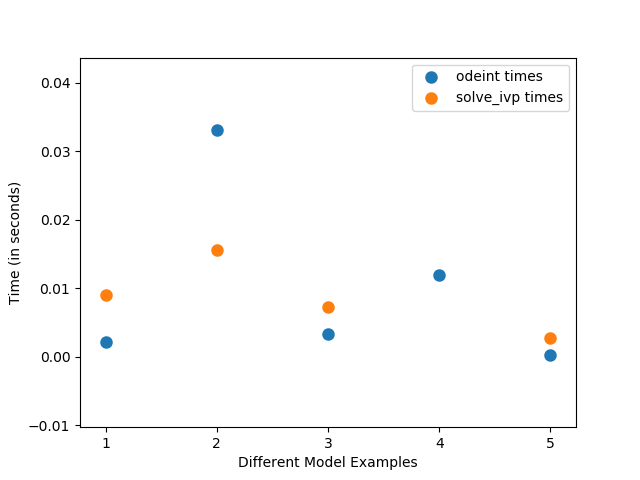

Reproduce this figure in Python.
### This code is an attempt to benchmark the performance of two scipy.integrate tools: odeint and solve_ivp for commonly used minimal ODE models of biological or mechanical systems. ####
# A better benchmarking code for general ODEs is here : https://gist.github.com/Wrzlprmft/1d58ed1ec7f45049b922c849649f5cba
# More discussion here : https://github.com/scipy/scipy/issues/8257

from scipy.integrate import solve_ivp, odeint
from scipy.linalg import norm
import numpy as np 
from population_ode import population_ode
import matplotlib.pyplot as plt 
import time

def f1(t, x, fun = 0, *args):
    if fun == 0:
        # Toggle switch
        alpha1 = 1.3
        alpha2 = 1
        beta = 3
        gamma = 10
        pt_dot =  alpha1/(10 + x[1]**beta) - x[0]
        pl_dot = alpha2/(1 + x[0]**gamma) - x[1]
        y = np.array([pt_dot, pl_dot])
        return y
    if fun == 1:
        # Two member population control circuit
        y = population_ode(t, x)
        return y
    if fun == 2:
        # Repressilator ODEs
        beta = 20
        n = 2
        x_1, x_2, x_3 = x
        return np.array([beta / (1 + x_3**n) - x_1,
                     beta / (1 + x_1**n) - x_2,
                     beta / (1 + x_2**n) - x_3])
        return y
    if fun == 3:
        # Mass-action ODEs for gene expression
        k_bp, k_up, k_tx, k_br, k_ur, k_tl, k_be, k_ue, d_i, d, E_tot, P_tot, R_tot = [100, 10, 4, 10, 0.25, 2, 10, 0.5, 1, 1, 1000, 1000, 1000]
        x0, x1, x2, x3, x4, x5, x6, x7, x8 = x
        f0 = (k_bp + k_tx) * x2 - k_up * x0 * x1
        f1 = (k_bp + k_tx) * x2 - k_up * x0 * x1
        f2 = k_bp * x0 * x1 - (k_up + k_tx)*x2
        f3 = k_tx * x2 + k_ur * x5 - k_br * x3 * x4
        f4 = (k_ur + k_tl) * x5 - k_br * x3 * x4
        f5 = k_br * x3 * x4 - (k_ur + k_tl) * x5
        f6 = (k_ue + d_i) * x7 - k_be * x3 * x6
        f7 = k_be * x3 * x6 - (k_ue + d_i) * x7
        f8 = k_tl * x5 - d * x8
        y = [f0,f1,f2,f3,f4,f5,f6,f7,f8]
        return y
    if fun == 4:
        # Linear ODE
        y = x
        return y

n_funs = 5
list_of_timepoints = [np.linspace(0, 10, 10000), np.linspace(0, 100, 10), np.linspace(0, 10, 10000), np.linspace(0, 100, 100), np.linspace(0, 10, 1000)]
x0_pop =np.zeros(8)
x0_pop[6] = 100
x0_pop[7] = 200
x_init = np.zeros(9)
x_init[0] = 10
x_init[1] = 10000
x_init[4] = 10000
x_init[6] = 10000
list_of_init = [np.array([100, 2000]), x0_pop, np.array([1,1,1.2]), x_init, np.array([2]) ]
odeint_times = np.zeros(n_funs)
solve_ivp_times = np.zeros(n_funs)
error = np.zeros(n_funs)
for i in range(n_funs):
    timepoints = list_of_timepoints[i]
    x0 = list_of_init[i]
    t1 = time.time()
    sol1 = odeint(lambda x, t: f1(t, x, i), x0, timepoints)
    t2 = time.time()
    print('Solved using odeint for function {0} in time {1}'.format(i+1, t2-t1))
    odeint_times[i] = t2 - t1

    t1 = time.time()
    # if i == 3:
    #     solve_ivp_times[i] = np.nan
    #     continue
    sol2 = solve_ivp(lambda t, x: f1(t, x, i), (timepoints[0], timepoints[-1]), x0, t_eval = timepoints, method = 'LSODA')
    t2 = time.time()
    print('Solved using solve_ivp for function {0} in time {1}'.format(i+1, t2-t1))
    if np.shape(sol2.y)[1] != np.shape(timepoints)[0]:
        print('solve_ivp failed')
        solve_ivp_times[i] = np.nan
        continue
    solve_ivp_times[i] = t2 - t1
    plt.figure()
    plt.plot(timepoints, sol1, label = 'odeint')
    plt.plot(timepoints, sol2.y.T, label = 'solve_ivp')
    plt.legend()
    plt.savefig('Model ' + str(i+1))
    plt.close()
    error[i] = norm(sol1 - sol2.y.T)

print('Error in computations is', error)
model_num_list = [i+1 for i in range(n_funs)]
ax = plt.figure().gca()
plt.scatter(model_num_list, odeint_times, label = 'odeint times', linewidth = 3)
plt.scatter(model_num_list, solve_ivp_times, label = 'solve_ivp times', linewidth = 3)
plt.legend()
plt.ylabel('Time (in seconds)')
plt.xlabel('Different Model Examples')
plt.xticks(model_num_list)
plt.yticks
plt.savefig('odeint_vs_solve_ivp.png')
plt.show()

# Solve_ivp is extremely slow if time points are dense (large number of times)